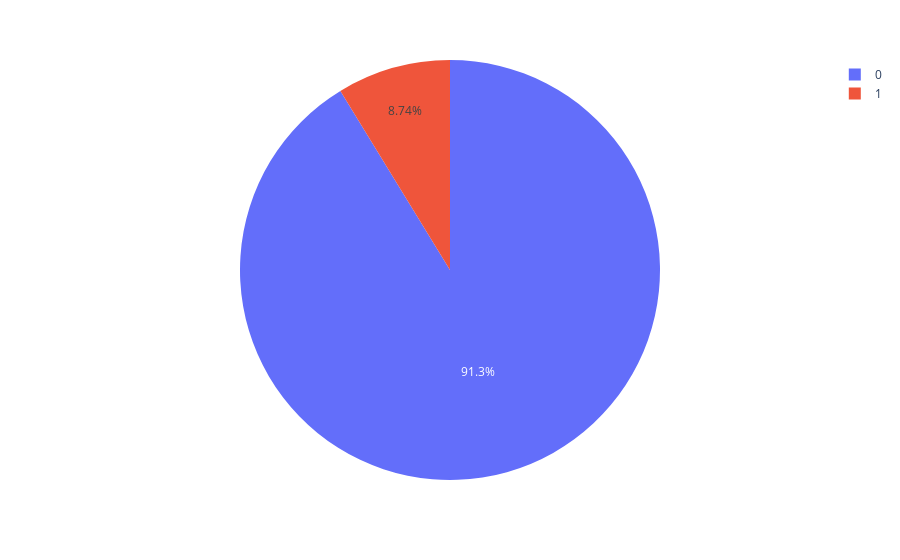

This figure's notebook cell:
### Markdown cell above
There is no missing data in the entire dataset.

### Code cell
fraud  = data['fraud'].value_counts()
px.pie(data['fraud'], names = fraud.index, values = fraud.values)

### Figure 1 — Plotly figure (JSON) as saved in the notebook; plotly's stock layout.template omitted (floating-point values rounded to 4 significant figures)
{"data": [{"domain": {"x": [0, 1], "y": [0, 1]}, "hovertemplate": "label=%{label}<br>value=%{value}<extra></extra>", "labels": [0, 1], "legendgroup": "", "name": "", "showlegend": true, "type": "pie", "values": [912597, 87403]}], "layout": {"legend": {"tracegroupgap": 0}, "margin": {"t": 60}}}
